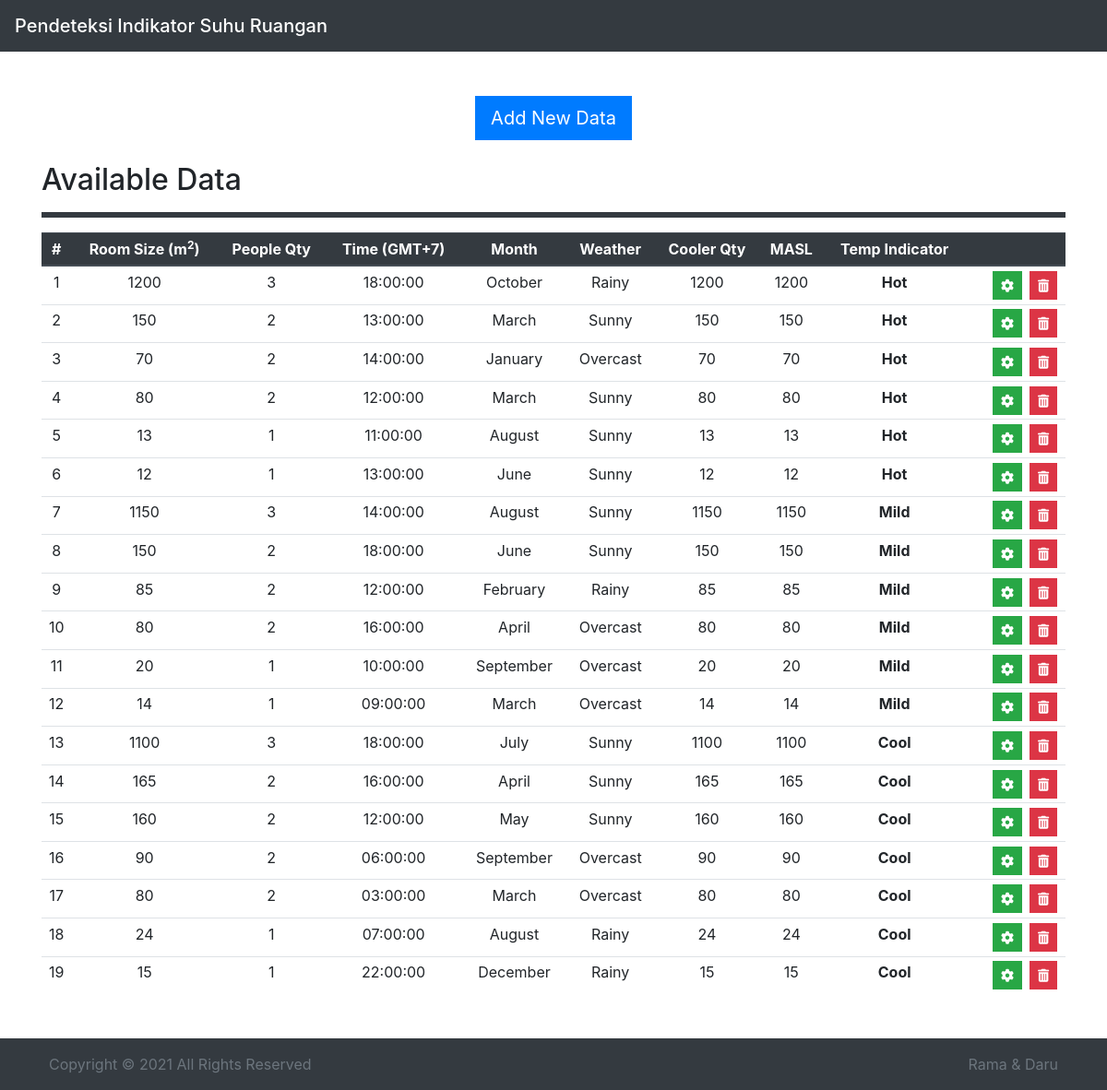
Before: / with the older database file.
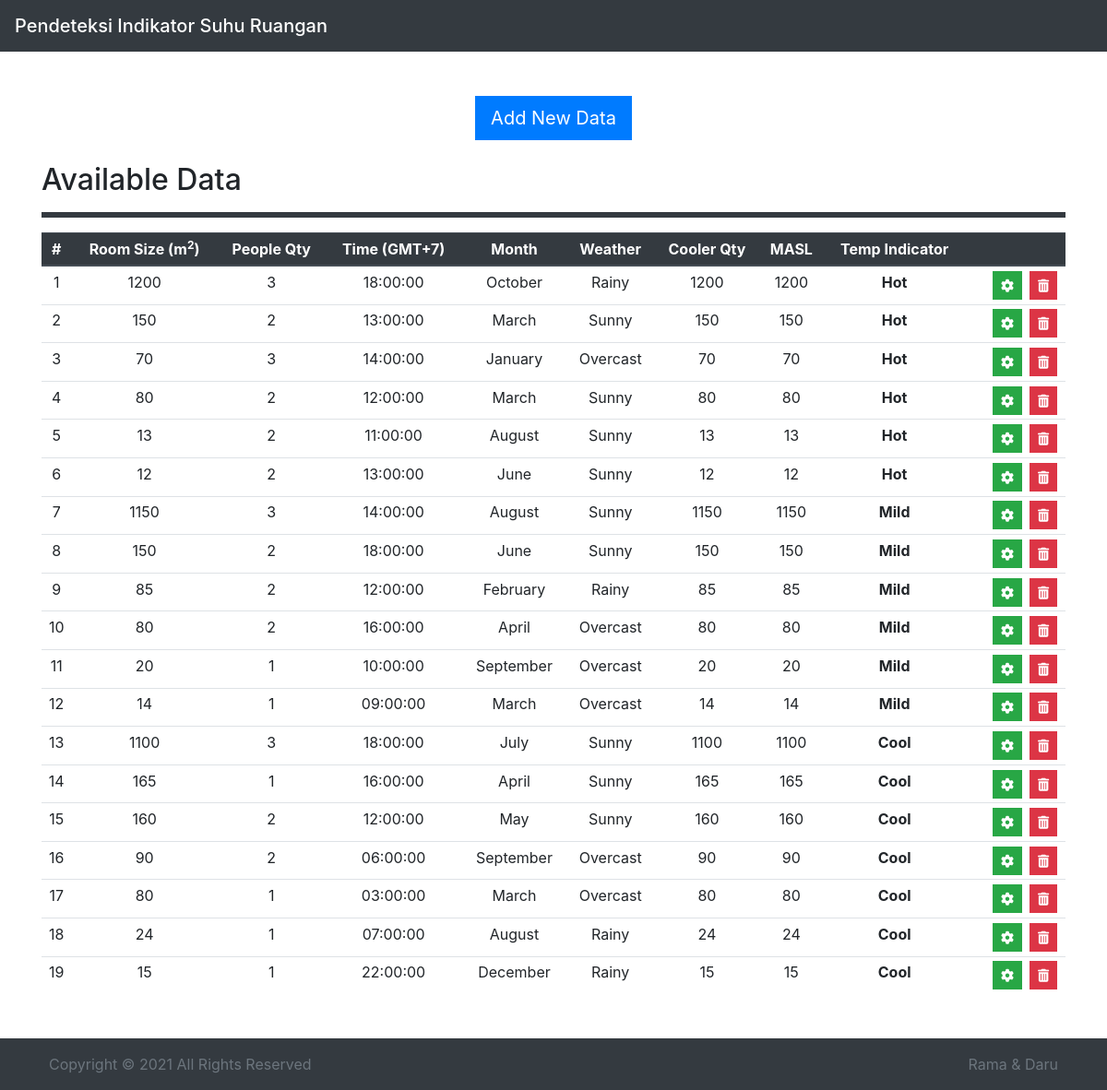
After: the same page with the newer database file.
### tables this page shows
CREATE TABLE `data` (
  `Id` int(11) NOT NULL,
  `RoomSize` int(11) NOT NULL,
  `PeopleQty` int(11) NOT NULL,
  `Time` time NOT NULL,
  `Month` int(11) NOT NULL,
  `Weather` int(11) NOT NULL,
  `CoolerQty` int(11) NOT NULL,
  `MASL` int(11) NOT NULL,
  `TempIndicator` int(11) NOT NULL
);

CREATE TABLE `month` (
  `Id` int(11) NOT NULL,
  `Month` varchar(9) NOT NULL
);

CREATE TABLE `weather` (
  `Id` int(11) NOT NULL,
  `Weather` varchar(11) NOT NULL
);

CREATE TABLE `temp_indicator` (
  `Id` int(11) NOT NULL,
  `TempIndicator` varchar(11) NOT NULL
);

### index.php (the view, shortened to what this page needs)
<!DOCTYPE html>
<html lang="en">
<head>
  <link rel="stylesheet" href="https://stackpath.bootstrapcdn.com/bootstrap/4.4.1/css/bootstrap.min.css">
</head>
<body>
  <?php
    include 'database.php';
   ?>
  <header>
    <nav class="navbar navbar-dark bg-dark">
      <a class="navbar-brand mb-0 h1" href="index.php">Pendeteksi Indikator Suhu Ruangan</a>
    </nav>
  </header>
  <main class="container my-5">
    <div class="text-center my-4">
      <a class="btn btn-primary align-center btn-lg rounded-0" href="form.php" role="button">Add New Data</a>
    </div>
    <h2>Available Data</h2>
    <hr class="bg-dark">
    <?php
      $queryData = "SELECT * FROM data ORDER BY Id DESC";
      $exeData = mysqli_query($link, $queryData);
     ?>
    <table class="table table-sm table-hover">
      <thead class="thead-dark">
        <tr>
          <th class="text-center">#</th>
          <th class="text-center">Room Size (m<sup>2</sup>)</th>
          <th class="text-center">People Qty</th>
          <th class="text-center">Time (GMT+7)</th>
          <th class="text-center">Month</th>
          <th class="text-center">Weather</th>
          <th class="text-center">Cooler Qty</th>
          <th class="text-center">MASL</th>
          <th class="text-center">Temp Indicator</th>
          <th class="text-center"></th>
        </tr>
      </thead>
      <tbody>
        <?php
          $count = 0;
          while ($rowData = mysqli_fetch_object($exeData)) {
            $count++;
            $queryTemp = "SELECT TempIndicator FROM temp_indicator WHERE Id = ".$rowData->TempIndicator;
            $exeTemp = mysqli_query($link, $queryTemp);
            $rowTemp = mysqli_fetch_object($exeTemp);
            $queryMon = "SELECT Month FROM month WHERE Id = ".$rowData->Month;
            $exeMon = mysqli_query($link, $queryMon);
            $rowMon = mysqli_fetch_object($exeMon);
            $queryWeat = "SELECT Weather FROM weather WHERE Id = ".$rowData->Weather;
            $exeWeat = mysqli_query($link, $queryWeat);
            $rowWeat = mysqli_fetch_object($exeWeat);
            ?>
              <tr >
                <td class="text-center"><?=$count?></td>
                <td class="text-center"><?=$rowData->RoomSize?></td>
                <td class="text-center"><?=$rowData->PeopleQty?></td>
                <td class="text-center"><?=$rowData->Time?></td>
                <td class="text-center"><?=$rowMon->Month;?></td>
                <td class="text-center"><?=$rowWeat->Weather?></td>
                <td class="text-center"><?=$rowData->RoomSize?></td>
                <td class="text-center"><?=$rowData->RoomSize?></td>
                <td class="text-center"><b><?=$rowTemp->TempIndicator?></b></td>
                <td class="">
                  <a href="#" class="btn btn-sm btn-danger rounded-0 float-right mx-1">
                    <i class="fa fa-trash"></i>
                  </a>
                  <a href="#" class="btn btn-sm btn-success rounded-0 float-right mx-1">
                    <i class="fa fa-cog"></i>
                  </a>
                </td>
              </tr>
            <?php
          }
         ?>
      </tbody>
    </table>
  </main>
  <footer class="bg-dark p-2">
      <div class="container">
        <div class="row">
          <div class="col-6">
            <p class="m-2 text-muted text-left">Copyright &copy; 2021 All Rights Reserved</p>
          </div>
          <div class="col-6">
            <p class="m-2 text-muted text-right">Rama & Daru</p>
          </div>
        </div>
      </div>
  </footer>
</body>
</html>

### index.php (style rules this page uses)
hr { height: 5px; }

Changed rows visible on the page:
changed data "January": PeopleQty "2" → "3"
changed data (number 5 of 19 on the later page): PeopleQty "1" → "2"
changed data (number 6 of 19 on the later page): PeopleQty "1" → "2"
changed data (number 14 of 19 on the later page): PeopleQty "2" → "1"
changed data (number 17 of 19 on the later page): PeopleQty "2" → "1"
